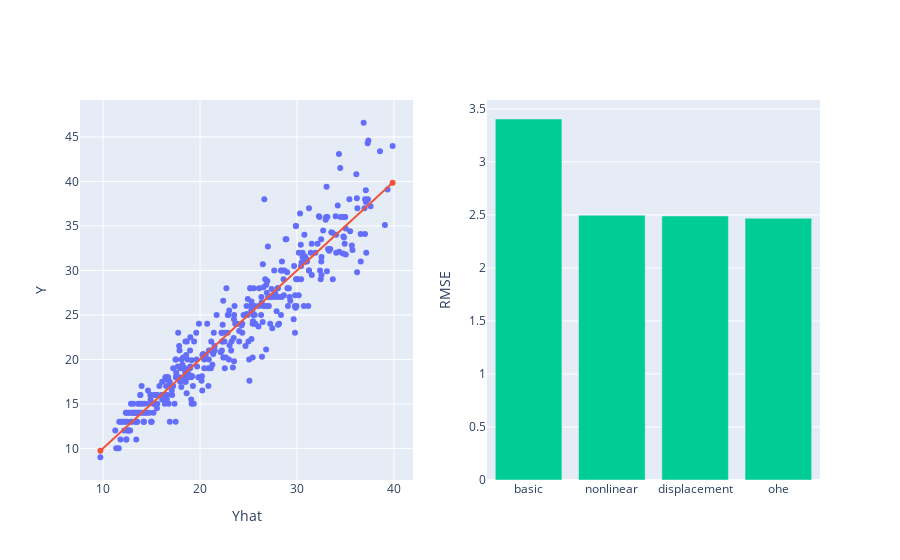

This figure's notebook cell:
### Code cell
model = LinearRegression()
model.fit(sklearn_ohe_design_matrix(data), data['mpg'])
evaluate_model("ohe", model, sklearn_ohe_design_matrix, models)

### Figure 1 — Plotly figure (JSON) as saved in the notebook; plotly's stock layout.template omitted (floating-point values rounded to 4 significant figures; data arrays with more than 128 entries replaced by an {"elided": "..."} marker saying what was removed)
{"data": [{"mode": "markers", "type": "scatter", "x": {"elided": "392 float values"}, "xaxis": "x", "y": {"elided": "392 float values"}, "yaxis": "y"}, {"name": "y=yhat", "type": "scatter", "x": [9.724, 39.86], "xaxis": "x", "y": [9.724, 39.86], "yaxis": "y"}, {"type": "bar", "x": ["basic", "nonlinear", "displacement", "ohe"], "xaxis": "x2", "y": [3.404, 2.496, 2.49, 2.468], "yaxis": "y2"}], "layout": {"showlegend": false, "xaxis": {"anchor": "y", "domain": [0, 0.45], "title": {"text": "Yhat"}}, "xaxis2": {"anchor": "y2", "domain": [0.55, 1]}, "yaxis": {"anchor": "x", "domain": [0, 1], "title": {"text": "Y"}}, "yaxis2": {"anchor": "x2", "domain": [0, 1], "title": {"text": "RMSE"}}}}
